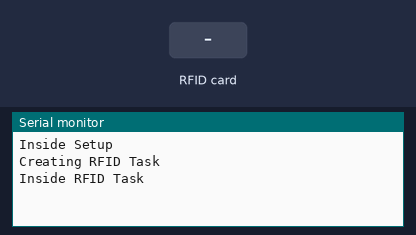
Bench run of a program on a simulated Arduino Uno, built with avr-gcc and run on an emulated ATmega328P. Parts: the last lines printed to the serial monitor. Inputs (shaded band) come from the test bench.

Above: at 1.2 s.
1.3 s: RFID card 5E 7A 19 C4 held to the reader
At 1.9 s:
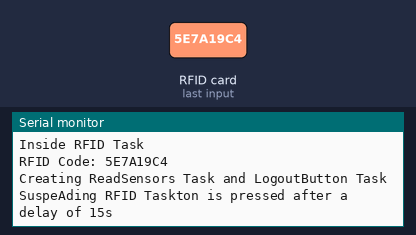
At 4.1 s:
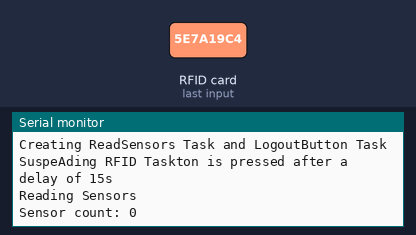

Measured:
- after the input at 1.3 s, the serial monitor: prints a new line at once (image 1)

The program:

main.cpp
```cpp
/*
Connections
RC522         Uno
SDA  -------> Digital 10
SCK  -------> Digital 13
MOSI -------> Digital 11
MISO -------> Digital 12
IRQ  -------> unconnected
GND  -------> GND
RST  -------> Digital 9
3.3V -------> 3.3V
*/

/* ______________________________________Libraries______________________________________ */
#include <Arduino.h>
//FreeRTOS
#include <Arduino_FreeRTOS.h>
//RFID
#include <SPI.h>
#include<MFRC522.h>
/* _______________________________________Macros________________________________________ */
//RFID
#define SS_PIN 10
#define RST_PIN 9
/* _____________________________Declarations_and_Variables______________________________ */
//Tasks
TaskHandle_t taskRFID_handle = NULL;
TaskHandle_t taskReadSensors_handle = NULL;
int count = 0;
TaskHandle_t taskLogoutButton_handle = NULL;
TaskHandle_t taskLogoutProcedure_handle = NULL;
//RFID
MFRC522 rfid(SS_PIN, RST_PIN); // Instance of the class
MFRC522::MIFARE_Key key;
byte uid[4]; // Init array that will store UID
String RFIDCode = "";
/* ________________________________________Tasks________________________________________ */
void taskLogoutProcedure(void * parameter){
  for(;;) {
    Serial.println("Exeute Logout Procedure");
    Serial.println("Going to sleep now");
}
}
void taskLogoutButton(void * parameter) {
  //vTaskDelay(1000 / portTICK_PERIOD_MS);
  Serial.println("Assume that button is pressed after a delay of 15s");
  vTaskDelay(15000 / portTICK_PERIOD_MS);
  Serial.println("Suspending ReadSensors Task");
  if(taskReadSensors_handle != NULL) {
    vTaskSuspend(taskReadSensors_handle);
  }
  Serial.println("Creating LogoutProcedure Task");
  xTaskCreate(
    taskLogoutProcedure,          /* Task function. */
    "taskLogoutProcedure",        /* String with name of task. */
    100,            /* Stack size in bytes. */
    NULL,             /* Parameter passed as input of the task */
    1,                /* Priority of the task. */
    &taskLogoutProcedure_handle);            /* Task handle. */
  Serial.println("Suspending LogoutButton Task (Own)");
  vTaskSuspend( NULL );
}
void taskReadSensors(void * parameter){
  vTaskDelay(2000 / portTICK_PERIOD_MS);
  Serial.println("Reading Sensors");
  for(;;){
    Serial.print("Sensor count: ");
    Serial.println(count++);
    vTaskDelay(3000 / portTICK_PERIOD_MS);
  }
}
void taskRFID( void * parameter ){
  Serial.println("Inside RFID Task");
  for(;;) {
    if (rfid.PICC_IsNewCardPresent() && rfid.PICC_ReadCardSerial()) {
      for (byte i = 0; i < 4; i++) {
        uid[i] = rfid.uid.uidByte[i];
      }
      //Get RFID card
      for (byte j = 0; j < rfid.uid.size; j++) {
        RFIDCode.concat(String(rfid.uid.uidByte[j] < 0x10 ? "0" : ""));
        RFIDCode.concat(String(rfid.uid.uidByte[j], HEX));
      }
      //Print RFID Tag
      RFIDCode.toUpperCase();
      RFIDCode=String(RFIDCode);
      Serial.print("RFID Code: "); Serial.println(RFIDCode);
      rfid.PICC_HaltA();
      rfid.PCD_StopCrypto1();
      //Turn Antenna off
      rfid.PCD_AntennaOff();
      Serial.println("Creating ReadSensors Task and LogoutButton Task");
      xTaskCreate(
        taskReadSensors,          /* Task function. */
        "taskReadSensors",        /* String with name of task. */
        100,            /* Stack size in bytes. */
        NULL,             /* Parameter passed as input of the task */
        1,                /* Priority of the task. */
        &taskReadSensors_handle);            /* Task handle. */
      xTaskCreate(
        taskLogoutButton,          /* Task function. */
        "taskLogoutButton",        /* String with name of task. */
        100,            /* Stack size in bytes. */
        NULL,             /* Parameter passed as input of the task */
        1,                /* Priority of the task. */
        &taskLogoutButton_handle);            /* Task handle. */
      Serial.println("Suspending RFID Task (Own)");
      vTaskSuspend( NULL );
    }
    else {
      //Serial.println("Please Scan");
    }
  }
}
/* ________________________________________Setup________________________________________ */
void setup() {
  Serial.begin(9600);
  Serial.println();
  Serial.println("Inside Setup");
  //RFID
  SPI.begin(); // Init SPI bus
  rfid.PCD_Init(); // Init MFRC522
  for (byte i = 0; i < 6; i++) {
    key.keyByte[i] = 0xFF;
  }
  Serial.println("Creating RFID Task");
  xTaskCreate(
    taskRFID,          /* Task function. */
    "taskRFID",        /* String with name of task. */
    100,            /* Stack size in bytes. */
    NULL,             /* Parameter passed as input of the task */
    1,                /* Priority of the task. */
    &taskRFID_handle);            /* Task handle. */
}
/* ________________________________________Loop_________________________________________ */
void loop() {
  //delay(1000);
}
```
